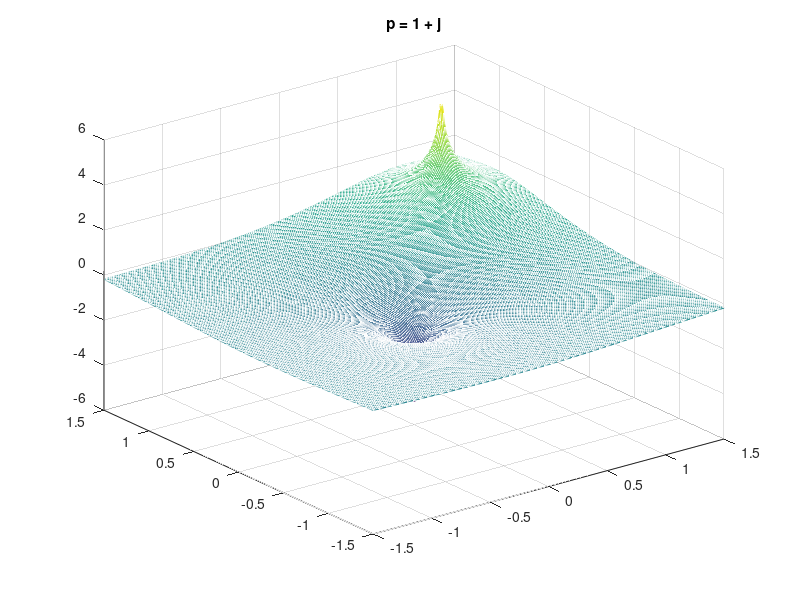

MATLAB code for this plot:
x = -1.5:0.01:1.5;
y = -1.5:0.01:1.5;
[X,Y] = meshgrid(x,y);
%p = 0.9;
p = 1 + j;
xz = (X + j.*Y)./(X + j.*Y - p)
%part a
%%{
mesh(x,y,log(abs(xz)))
%title('p = 0.9');
title('p = 1 + j')
% The pole for p = 0.9 is (0.9, 0) and the pole for p = 1 + j is (1, 1).
% The zeros for both values of p are (0, 0)
%%}

% part b
%{
p = 0.9
%p = 1 + j;
b = [1,0];
a = [1, -p];
zplane(b,a)
title('p = 0.9')
%title('p = 1 + j')
%}

% part c
%{
p = 0.9
%p = 1 + j
b = 1;
a = [1, -p];
[h,w]=freqz(b,a,1001)
subplot(2,1,1)
plot(w,abs(h));
title('Magnitude p = 0.9')
%title('Maginitude p = 1 + j')
subplot(2,1,2)
plot(w,angle(h));
title('Phase p = 0.9')
%title('Phase p = 1 + j')
%}

% part d
%{
%p = 0.9
p = 1 + j
b = 1;
a = [1, -p];
[h,t]=impz(b,a,51)
subplot(2,1,1)
plot(t,abs(h));
%title('Magnitude p = 0.9')
title('Maginitude p = 1 + j')
subplot(2,1,2)
plot(t,angle(h));
%title('Phase p = 0.9')
title('Phase p = 1 + j')
% For both values of p, X(z) has only one pole. So, there are 2 ROCs for both cases. So, there are 2 possible time-domain signals for the same X(z) in both cases (causal or anti-causal).
%}

% part e
%{
x = -1.5:0.01:1.5;
y = -1.5:0.01:1.5;
[X,Y] = meshgrid(x,y);
r = 0.95;
w0 = pi/3;
xz = ((X+j*Y).^2 - 2*cos(w0).*(X+j*Y) + 1)./((X+j*Y).^2 - 2*r*cos(w0).*(X+j*Y) + r^2)
% part e,a
%{
mesh(x,y,log(abs(xz)));
%}

% part e,b
%{
b = [1, -2*cos(w0), 1];
a = [1, -2*r*cos(w0), r^2];
zplane(b,a);
%}


% part e,c
%{
b = [1, -2*cos(w0), 1];
a = [1, -2*r*cos(w0), r^2];
[h,w]=freqz(b,a,1001)
subplot(2,1,1)
plot(w,abs(h));
title('Magnitude')
subplot(2,1,2)
plot(w,angle(h));
title('Phase')
%}

% part e,d
%{
b = [1, -2*cos(w0), 1];
a = [1, -2*r*cos(w0), r^2];
[h,t]=impz(b,a,51)
subplot(2,1,1)
plot(t,abs(h));
title('Magnitude')
subplot(2,1,2)
plot(t,angle(h));
title('Phase')
%}
%}

% part f 
% poles are r* e^(j*theta) and r*e^(-j*theta)
% Zeros are e^(j*theta) and e^(-j*theta)
